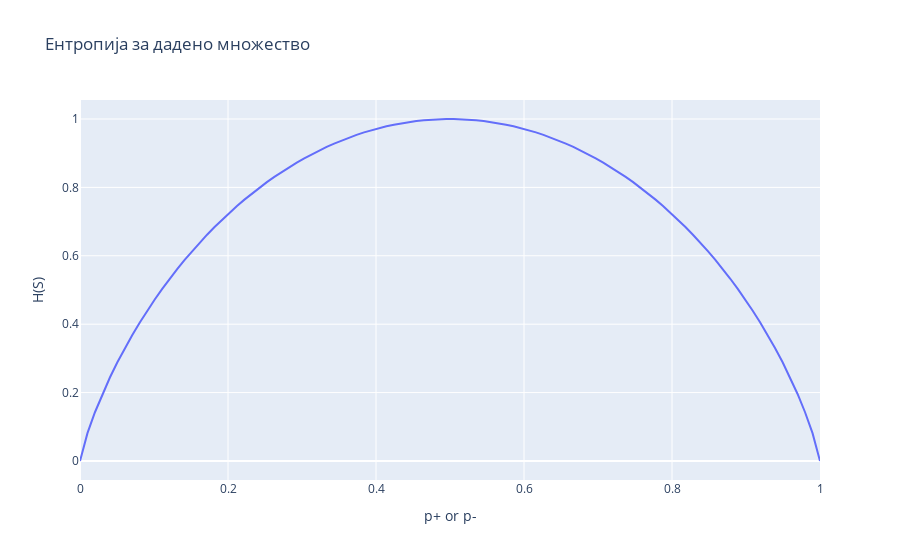

Source (notebook cell):
### Code cell
x = np.linspace(start=0, stop=1, num=100)
y = np.array([entropy(p, 1-p) for p in x])

from plotly import graph_objects as go
fig = go.Figure(go.Scatter(x=x, y=y))
fig.update_layout(title='Ентропија за дадено множество', xaxis_title='p+ or p-', yaxis_title='H(S)')
